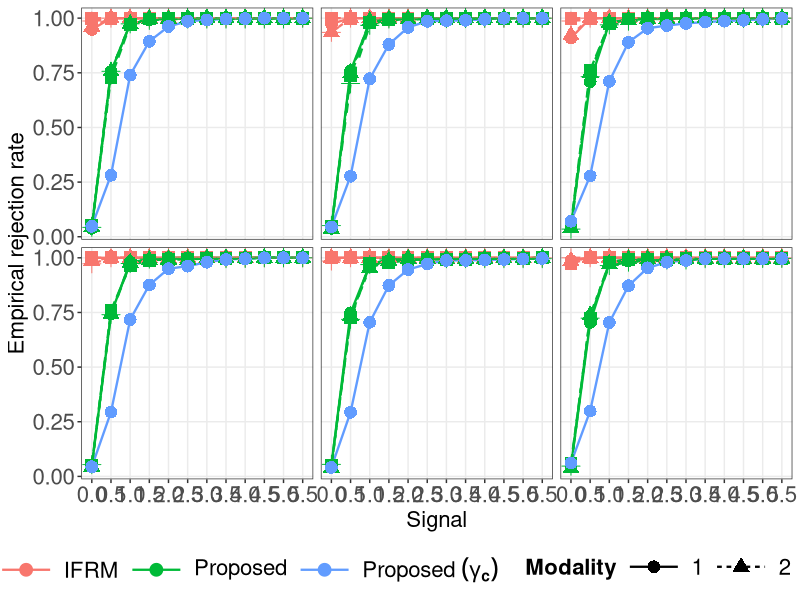
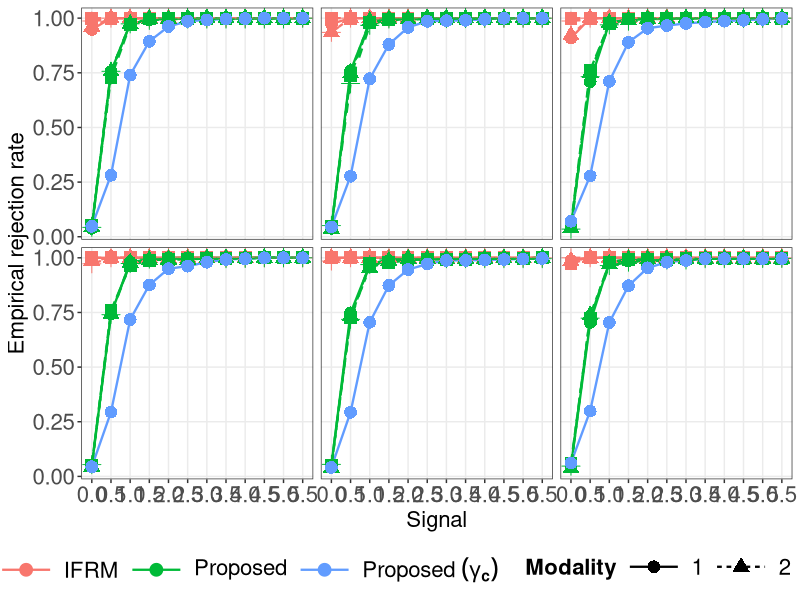

These figures' R source, in order:
library(readr)
library(dplyr)
library(tidyr)
library(xtable)
library(ggplot2)
library(here)
reshape_method <- function(df, method_name, modality_name) {
  df2 <- df %>%
    group_by(V, noise, B) %>%
    mutate(
      setting = cur_group_id(),
      v = F,
      k = modality_name,
      method = method_name
    ) %>%
    ungroup() %>%
    dplyr::select(setting, F, V, noise, B, v, k, pval, method)

  return(df2)
}

plot_noise_allB_from_table <- function(noise_val, B_vals = NULL, v_vals = 1:3, method_vals = NULL, out_png = NULL, all_data_df) {

  sub <- all_data_df %>% filter(noise == noise_val)
  if (!is.null(B_vals)) {
    sub <- sub %>% filter(B %in% B_vals)
  } else {
    B_vals <- sort(unique(sub$B))
  }

  if (!is.null(method_vals)) {
    sub <- sub %>% filter(method %in% method_vals)
  }

  df <- sub %>% filter(V %in% v_vals)

  target_v <- sort(unique(df$v))

  df_sum <- df %>%
    mutate(pval = as.numeric(pval)) %>%
    group_by(B, V, method, k, v) %>%
    summarise(pval = mean(pval, na.rm = TRUE), .groups = "drop") %>%

    filter(!is.na(pval)) %>%

    arrange(B, V, method, k, v) %>%
    group_by(B, V, method, k) %>%
    mutate(pval = cummax(pval)) %>%
    ungroup()

  v_labeller <- function(value) paste0("V", value)

  method_labels <- c(
    "proposed" = "Proposed",
    "jointadjust_lambin" = "joint_lambin",
    "jointadjust" = "Joint"
  )

  modality_labels <- c(
    "kk1" = "1",
    "kk2" = "2",
    "kk3" = "3",
    "kk4" = "4",
    "common" = "common"
  )

  p <- ggplot(df_sum, aes(x = v, y = pval,
                          color = method,
                          shape = factor(k),
                          linetype = factor(k),
                          group = interaction(method, k))) +
    geom_line(linewidth = 0.8, na.rm = TRUE) +
    geom_point(size = 4, na.rm = TRUE) +

    facet_grid(B ~ V, labeller = labeller(V = as_labeller(v_labeller))) +

    scale_x_continuous(breaks = target_v) +

    labs(
      x = "Signal",
      y = "Empirical rejection rate",
      shape = "Modality",
      linetype = "Modality",
      color = "Method"
    ) +
    theme_bw() +
    theme(
      strip.text = element_blank(),
      axis.text = element_text(size = 16),
      axis.title = element_text(size = 16),

      legend.key.size = unit(1.2, "lines"),
      legend.key.width = unit(3, "lines"),
      legend.text = element_text(size = 16),
      legend.title = element_text(size = 16, face = "bold"),
      legend.position = "bottom",
      legend.spacing.x = unit(0.3, "cm"),
      legend.spacing.y = unit(0.1, "cm"),
      panel.grid.minor = element_blank(),
      legend.box.background = element_blank()
    ) +

    scale_color_discrete(labels = function(x) {
      mapped <- method_labels[x]
      mapped[is.na(mapped)] <- x[is.na(mapped)]
      parse(text = mapped)
    }) +

    scale_shape_discrete(labels = modality_labels) +
    scale_linetype_discrete(labels = modality_labels) +

    guides(
      shape = guide_legend(override.aes = list(size = 4, linewidth = 0.8)),
      color = guide_legend(override.aes = list(size = 4, linewidth = 0.8))
    )

  if(!is.null(out_png)){
    ggsave(out_png, p, width = 16, height = 9, dpi = 300)
  }

  return(p)
}


all_data=read.csv(here::here("simulation","Results","gammacsv","gammatest_weak.csv"))[,-1]
for(ii in 1) {
  dd = plot_noise_allB_from_table(
    noise_val = ii,
    B_vals = c(1,2),
    method_vals = NULL,
    out_png = here::here("simulation", "Results", "betacsv","FigS21.png"),
    all_data_df = all_data
  )
  print(dd)
}
